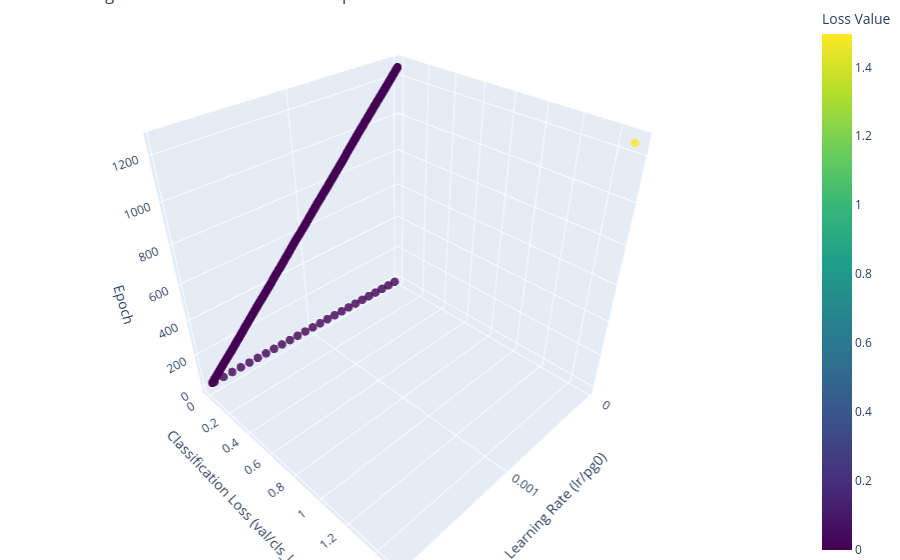

Here is the notebook cell this chart was saved with:
### Code cell
graph_LrLoss_3D(df)

### Figure 1 — Plotly figure (JSON) as saved in the notebook; plotly's stock layout.template omitted (floating-point values rounded to 4 significant figures; data arrays with more than 128 entries replaced by an {"elided": "..."} marker saying what was removed)
{"data": [{"marker": {"color": {"elided": "1252 float values"}, "colorbar": {"title": {"text": "Loss Value"}}, "colorscale": [[0, "#440154"], [0.1111, "#482878"], [0.2222, "#3e4989"], [0.3333, "#31688e"], [0.4444, "#26828e"], [0.5556, "#1f9e89"], [0.6667, "#35b779"], [0.7778, "#6ece58"], [0.8889, "#b5de2b"], [1, "#fde725"]], "opacity": 0.8, "size": 5}, "mode": "markers", "type": "scatter3d", "x": {"elided": "1252 float values"}, "y": {"elided": "1252 float values"}, "z": {"elided": "1252 int values"}}], "layout": {"margin": {"b": 0, "l": 0, "r": 0, "t": 0}, "scene": {"xaxis": {"title": {"text": "Learning Rate (lr/pg0)"}}, "yaxis": {"title": {"text": "Classification Loss (val/cls_loss)"}}, "zaxis": {"title": {"text": "Epoch"}}}, "title": {"text": "Learning Rate vs. Validation Loss vs. Epoch"}}}
